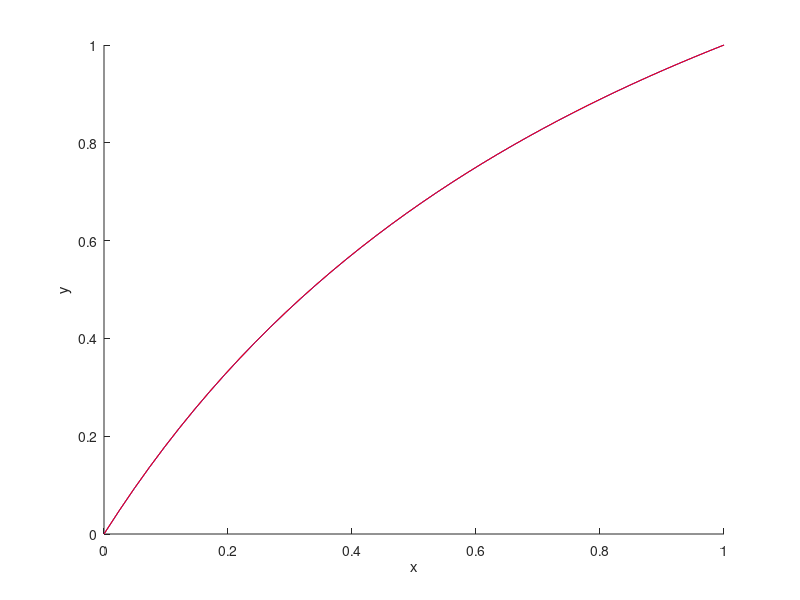
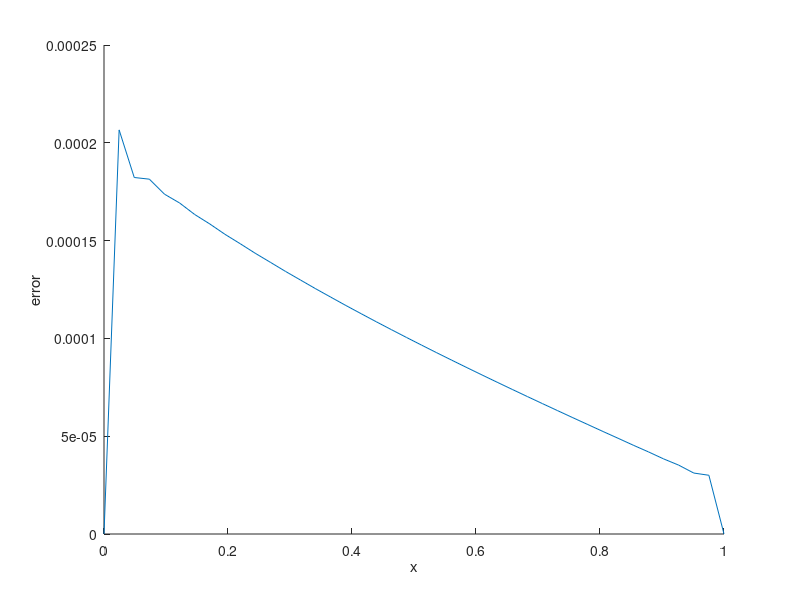

Write MATLAB code to recreate these figures, in order.
%Finite element method collocation method
clear all;

M=40;   %number of points/ equations
xspan=[0,1]; h=(xspan(2)-xspan(1))/(M+1); xpnts=xspan(1):h:xspan(2);

%solving for y after variable transform to z=y-x
%these are the terms in DE z''+Q(x)*z=R(x)
R=@(x) (2*x-4)./((1+x).^2);     
Q=@(x) (-2)./((1+x).^2);
phi=@(j,x) sin(j.*pi.*x);
ddphi=@(j,x) -(j^2)*(pi^2)*sin(j*pi*x);

%Exact solution
yExact=@(x) 2*x./(1+x); 
A=zeros(M,M);

for i=2:(M+1)
    r(i-1)=R(xpnts(i));
    for j=2:(M+1)
       A(i-1,j-1)= feval(ddphi,j-1,xpnts(i)) + Q(xpnts(i))*feval(phi,j-1,xpnts(i)); 
    end
end
r=r';

% xpnts=xspan(1):0.01:xspan(2);
%FEM raw solution and then final solution after sum and variable change
c=A\r;
for m=1:length(xpnts)
    basis=feval(phi,1:M, xpnts(m))';
    z(m)= sum(c.*basis);
end
yvals=z+xpnts;

yE= yExact(xpnts);   %exact solution points
figure(90101)
hold on
plot(xpnts,yvals,'b'); plot(xpnts,yE,'r');
xlabel('x'); ylabel('y');
hold off


figure(90102)
hold on
plot(xpnts,yE-yvals)
xlabel('x'); ylabel('error');
hold off
